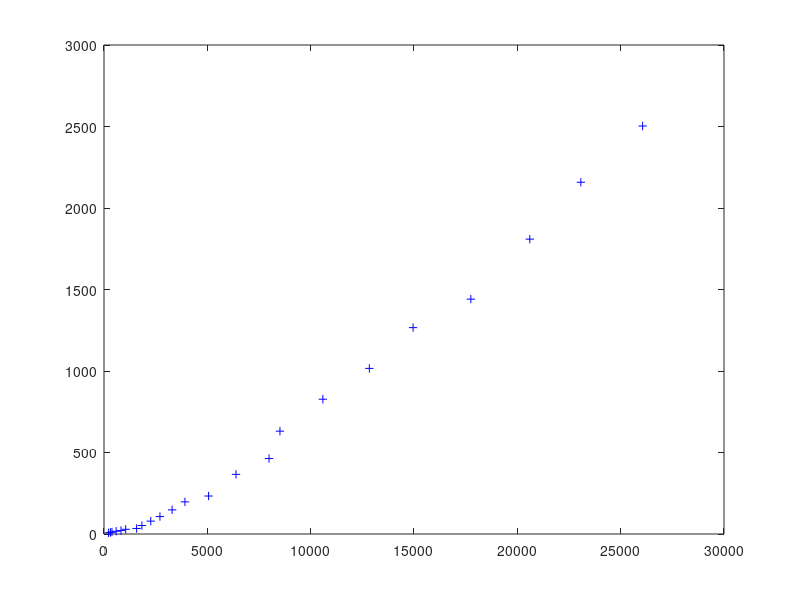

Here is the MATLAB script that generated this plot:
pkg load optim
clear ;
%%close all;
clc;

ird = dlmread("data/dpc-covid19-ita-andamento-nazionale.csv", ',');

rplusd = ird(:,3)
rplusd_delta=[0; rplusd(2:size(rplusd)) - rplusd(1:size(rplusd)-1)];
infected= ird(:,1);

m = length(infected);
% Add a column of all ones (intercept term) to x
X = [ones(m, 1) infected];
% Calculate theta
theta = (pinv(X'*X))*X'*rplusd

plot(infected,rplusd,'+b');